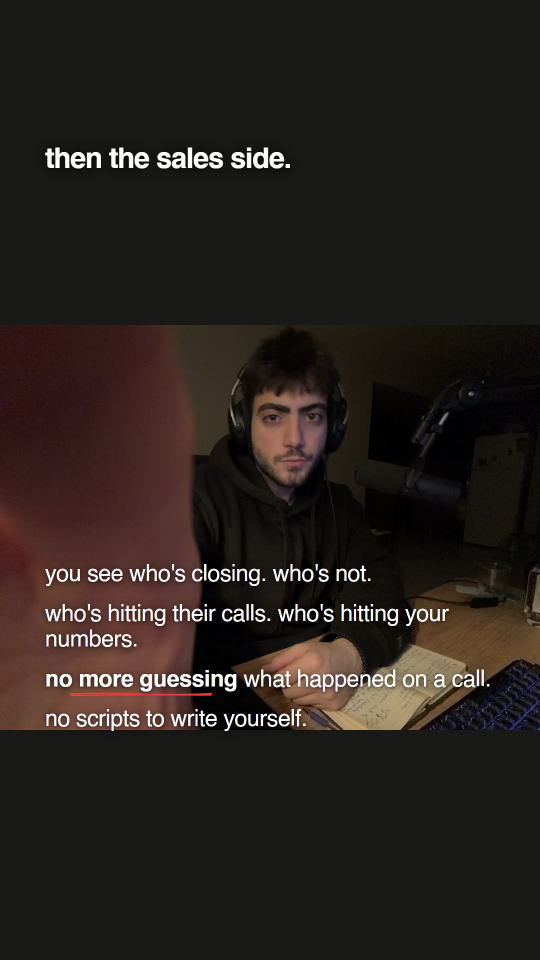
#> input picture output/highlight-saas/project/comparisons/11-full.png, 1080 x 1920 px (shown at 1/2 size); its folder holds only this picture in this run
$ python compare.py
#> lines starting #> are read from the running program, lines starting #| are printed output that depends on the picture
from pathlib import Path
from PIL import Image, ImageDraw, ImageFont
OUT=Path(__file__).resolve().parent.parent
canvas=Image.new('RGB',(1200,2240),'#202020');draw=ImageDraw.Draw(canvas);font=ImageFont.truetype('C:/Windows/Fonts/arial.ttf',27)
#> after `canvas = Image.new('RGB', (1200, 2240), '#202020')`: canvas: PIL image 1200x2240 RGB; every value is 32
html='''<!doctype html><html><head><meta charset="utf-8"><meta name="viewport" content="width=device-width,initial-scale=1"><title>Photo framing comparisons</title><style>body{background:#191919;color:#eee;font-family:Helvetica,Arial,sans-serif;padding:24px;margin:0}h1{font-size:26px}p{line-height:1.5}.row{display:grid;grid-template-columns:repeat(2,minmax(0,400px));gap:24px;margin:32px 0 60px}img{width:100%;display:block}a{color:#eee}</style></head><body><h1>Slides 11, 13 and 14 · framing comparison</h1><p>A shows the whole landscape photo, with solid framing above and below.<br>B fills the story with a vertical crop. The face stays clear; the supporting copy sits in the lower half.</p><p>Slide11 currently shows IMG_8529.JPEG for reference. Its intended photo filename is pending.</p>'''
for i,n in enumerate([11,13,14]):
    html+=f'<h2>Slide {n}</h2><div class="row">'
    for j,(label,kind) in enumerate([('A · whole photo','full'),('B · vertical crop','crop')]):
        x=28+j*590;y=20+i*735;draw.text((x,y),f'{n} {label}',font=font,fill='white')
        im=Image.open(OUT/f'project/comparisons/{n:02d}-{kind}.png');canvas.paste(im.resize((378,672),Image.Resampling.LANCZOS),(x+85,y+46))
#> further down, im is the input picture: PIL image 1080x1920 RGB; mean R, G, B 40.7, 33.7, 30.2
#> after `canvas.paste(im.resize((378, 672), Image.Resampling.LANCZOS), (x + 85,`:
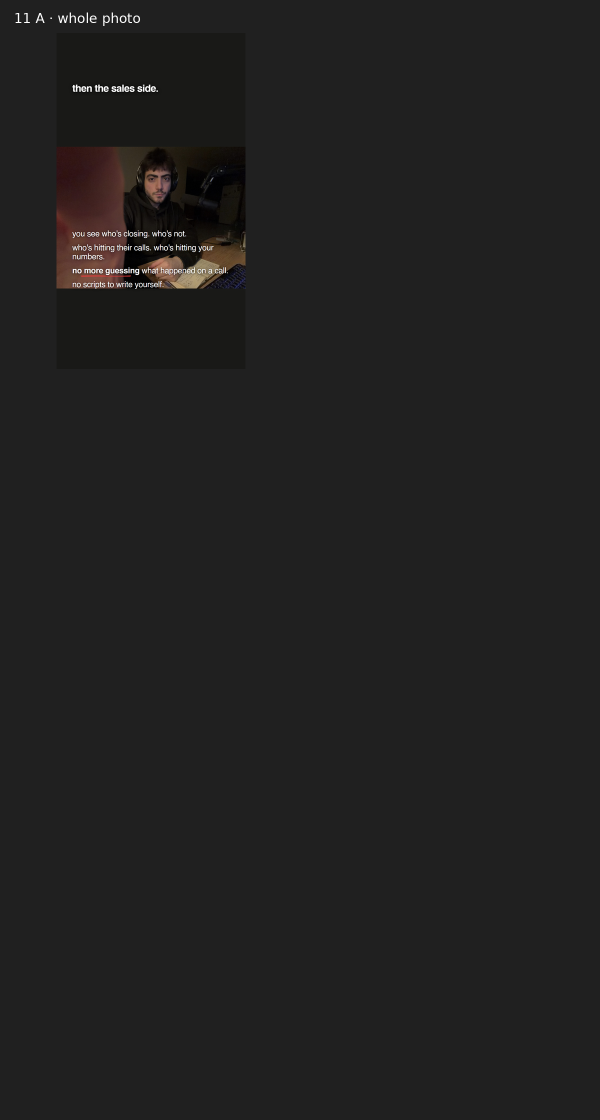
#> canvas: PIL image 1200x2240 RGB (shown at 1/2 size); mean R, G, B 32.9, 32.3, 31.9
#> (the run stopped early here; a loop or call above may not have finished)
